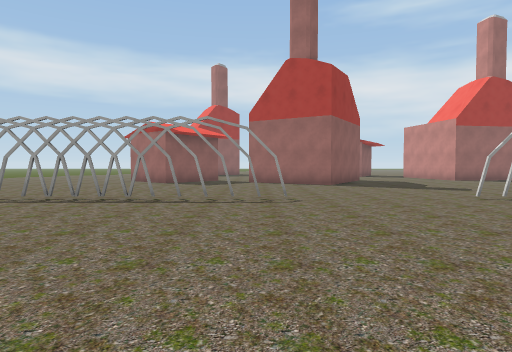
[1] (above)

24 first-person views from a walk through a scene from a Unity 3-D project. The camera is 1.3 m above the floor, tilts 2° down and sees 75° across. The floor is counted in squares, 2 m on a side. Each view is taken from the middle of a square. On the plan, view 1 faces up. The plan holds only what a view shows up to about 10 squares ahead; the rest is blank. The place goes on beyond the plan. Some surface patterns are stand-ins.

[2]
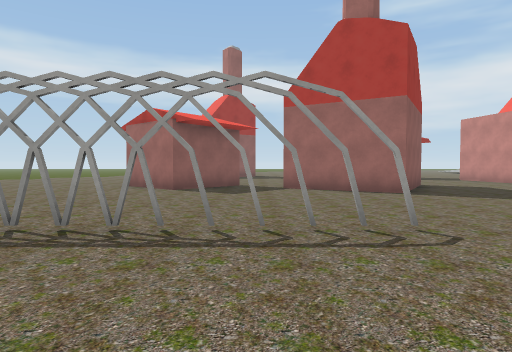

[3]
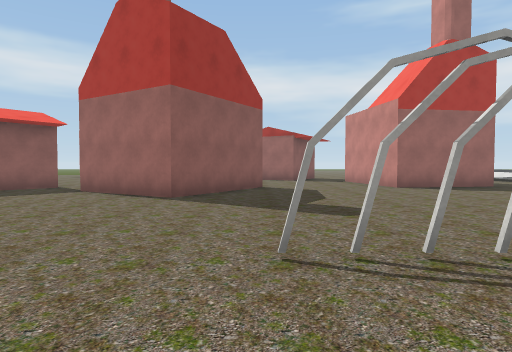

[4]
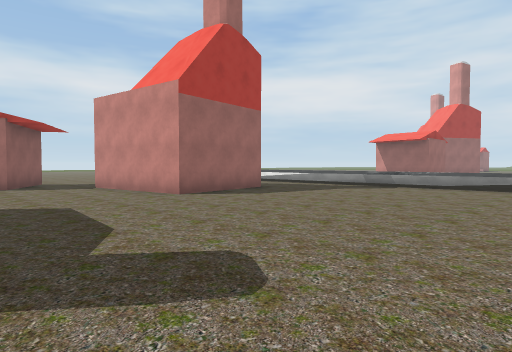

[5]
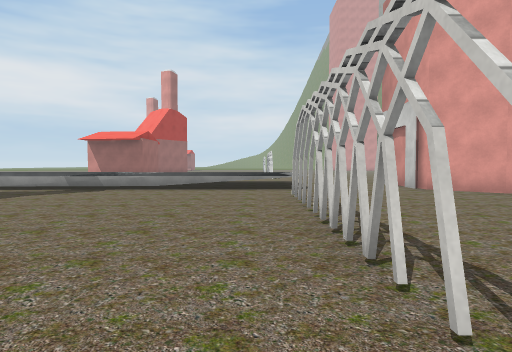

[6]
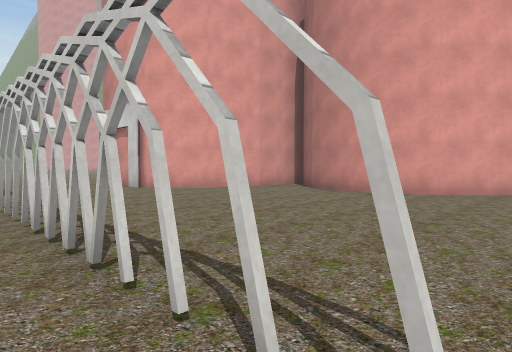

[7]
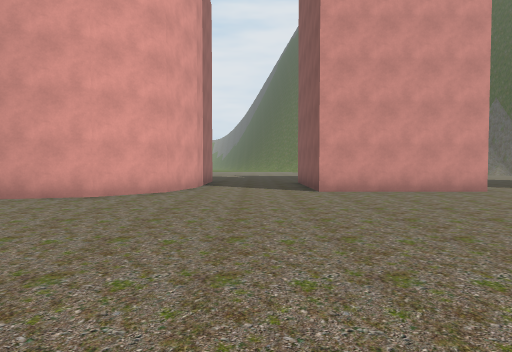

[8]
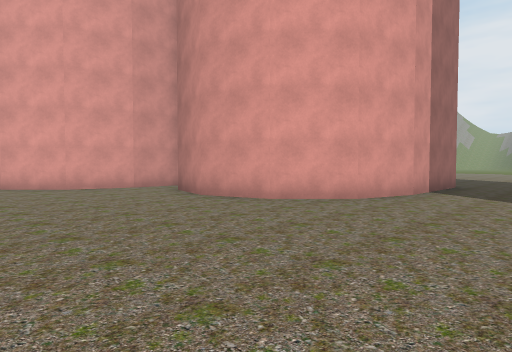

[9]
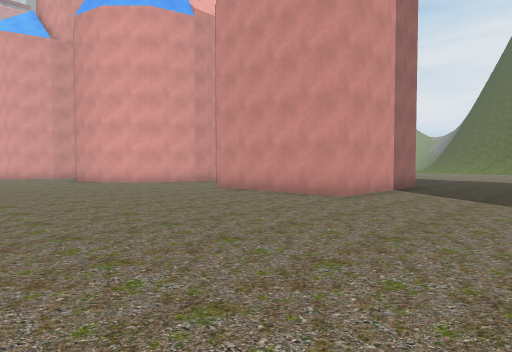

[10]
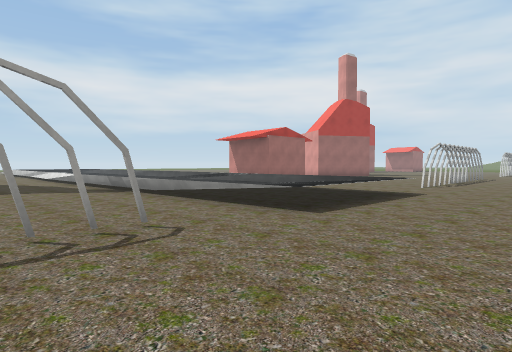

[11]
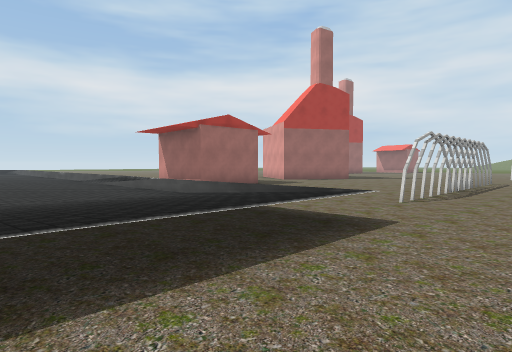

[12]
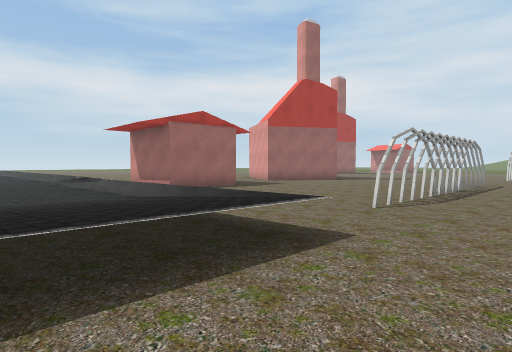

[13]
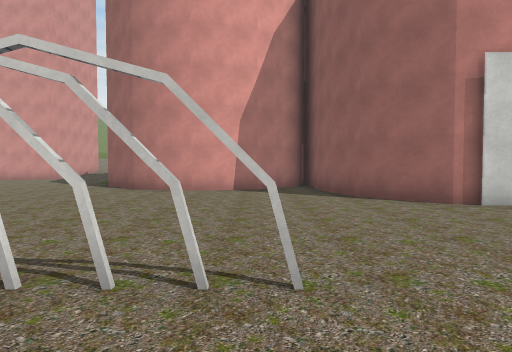

[14]
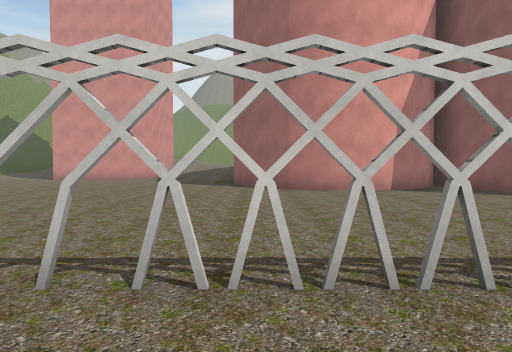

[15]
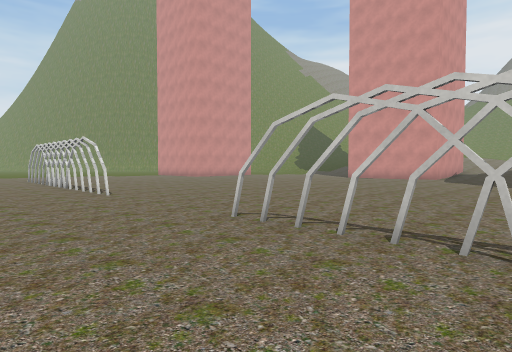

[16]
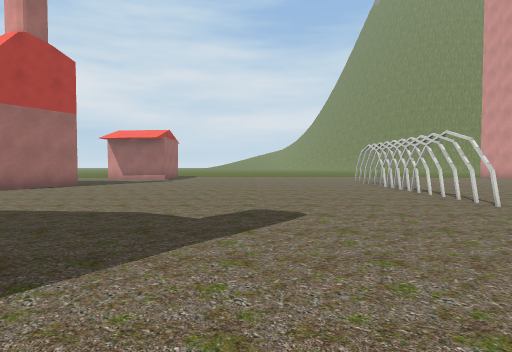

[17]
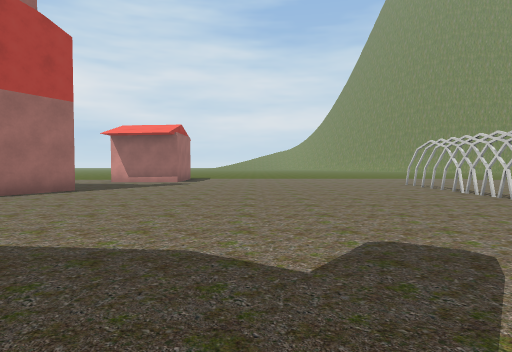

[18]
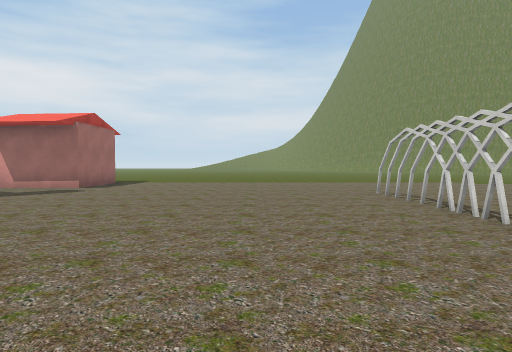

[19]
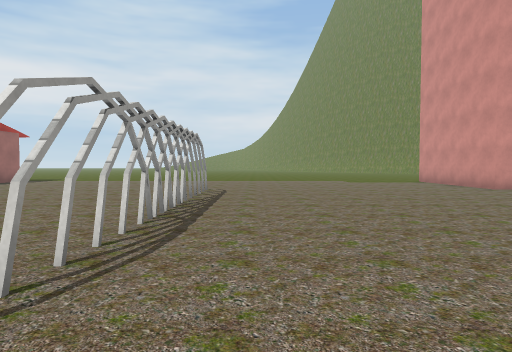

[20]
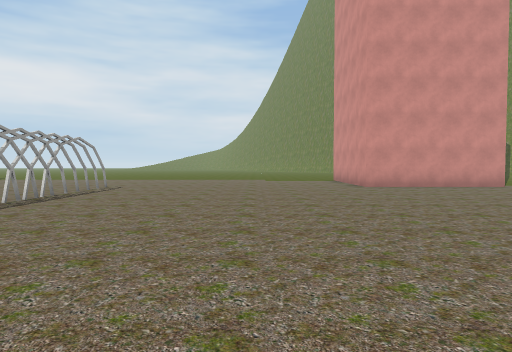

[21]
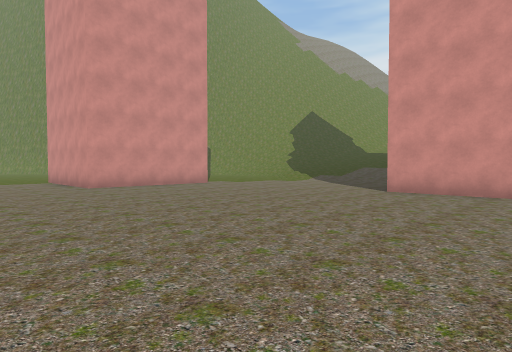

[22]
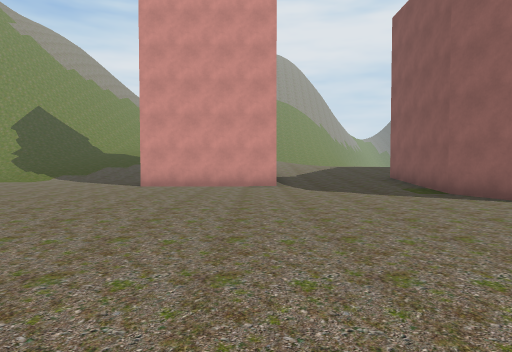

[23]
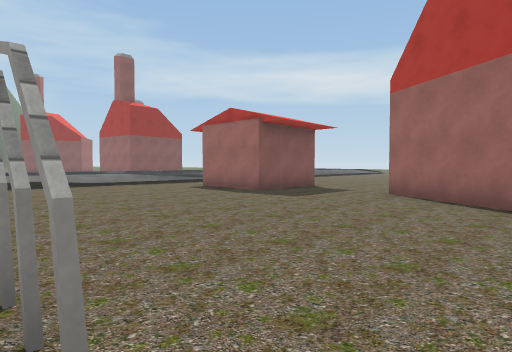

[24]
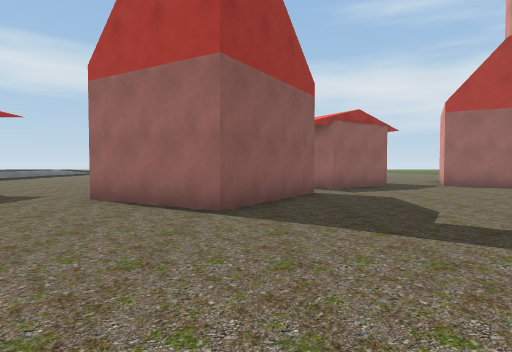

### Floor plan
Key: @ floor where view 1 was taken; # wall or solid block; x gap in a wall; . main floor; : floor 0.25 m higher than the main floor; / step, stairs or slope; = window, fence, low wall or low ledge; ^ raised ledge; T thing the floor can be seen under or through.
Columns run from 7 left of view 1 to 41 right of it. Each row starts with its distance up from view 1.
 19              #
 18             ##.
 17             ...#            ...      ###.##
 16             ...#       ^=   ....     #....##.. #
 15             ...#       ^=.   ...    #..........#
 14             ...###... ^^=. ###...  ##..........##
 13 ...###.   ##.........=^^=. ###..####.............
 12 ....#..####..........=^^^. ###....#..............
 11 .........#...........=^^^........................
 10 .....................=^^=........................
  9 .....................=^^=........................
  8  ....................=^^=........................
  7  ....................=^^=........................
  6   .xxx.#....#..#..#..^^^^..=xxxxxx#...TTTxxTT=...
  5    ..............................................
  4   ...............................................
  3   ...............................................
  2   ..................#####........................
  1   ..................#   ##......................
  0   .....@...........##    #......................
 -1    ...........######     #.####...............##
 -2    ...####...##          ###  ##..............#
 -3    ...#  #...#                 #..............#
 -4    ...#  #...#                 #..............#
 -5    ...#    ..#                 #/:.......... .#
 -6    ...#    ..#                 #:::.####....

Positions as (right, up) in squares from view 1, and headings:
1: (0, 0), facing up
2: (-1, 3), facing up
3: (4, 4), facing up
4: (4, 7), facing up-right
5: (5, 7), facing right
6: (5, 7), facing down-right
7: (4, 6), facing down
8: (3, 4), facing down-right
9: (-5, 4), facing down-right
10: (10, 3), facing up-right
11: (14, 4), facing up-right
12: (15, 4), facing up-right
13: (20, 8), facing down
14: (24, 8), facing down
15: (24, 9), facing down-right
16: (26, 10), facing right
17: (28, 11), facing right
18: (31, 9), facing right
19: (30, 5), facing right
20: (29, 2), facing right
21: (29, 2), facing down-right
22: (29, 4), facing down
23: (28, 6), facing up-left
24: (28, 7), facing up
